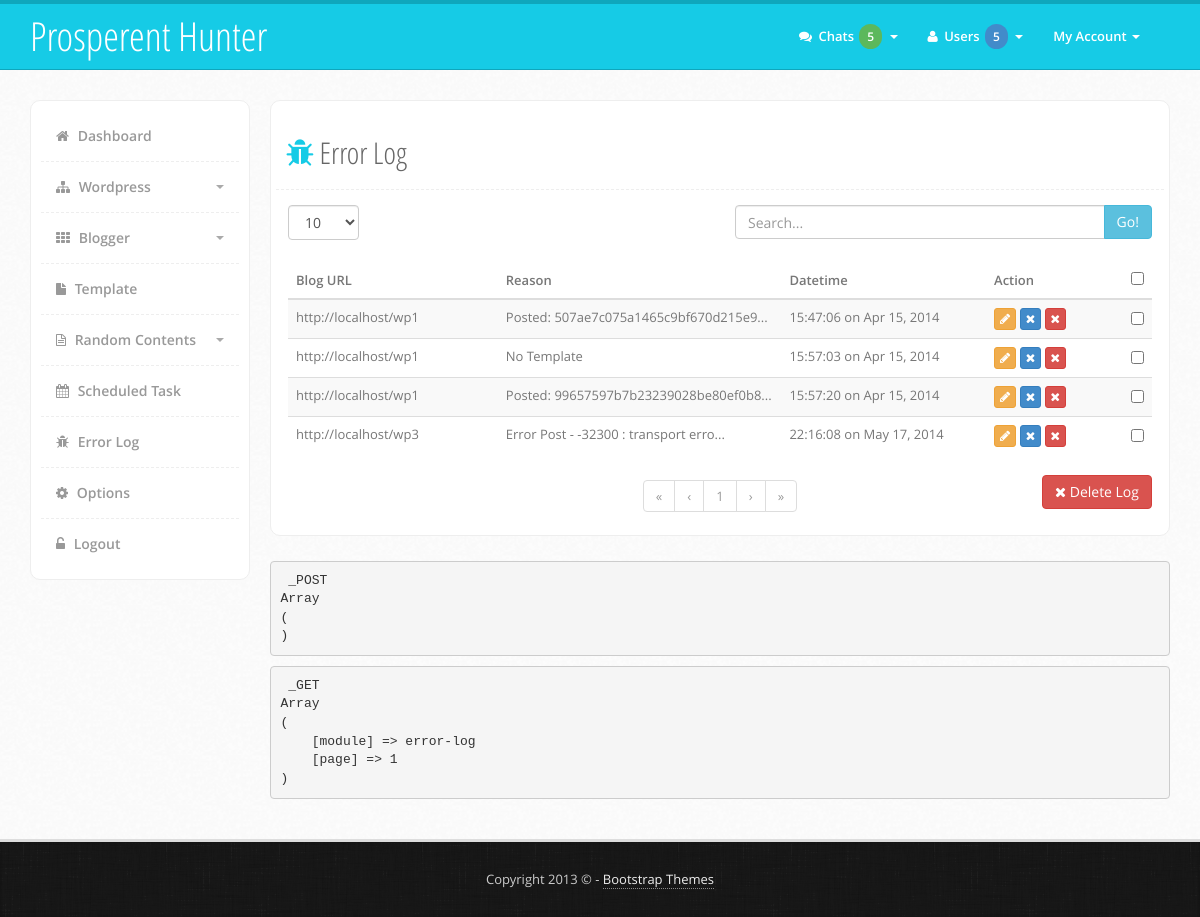
/?module=error-log (signed in), run on the app's committed database.
### tables this page shows
CREATE TABLE IF NOT EXISTS `error_log` (
  `ID` int(255) NOT NULL AUTO_INCREMENT,
  `type` varchar(10) NOT NULL,
  `blogId` int(255) NOT NULL,
  `blog_url` text NOT NULL,
  `reason` varchar(255) NOT NULL,
  `datetime` int(11) NOT NULL,
  PRIMARY KEY (`ID`)
);

### module.php (called while the page is built, shortened)
<?php
if (isset($_GET['module'])) {
    $module['module'] = $_GET['module'];
    if ($module['module'] == 'error-log') {
        $module['file'] = 'module/error-log/error-log.php';
        $module['title'] = 'Error Log';
    }
} else {
    $module['module'] = 'dashboard';
    $module['file'] = 'dashboard.php';
    $module['title'] = 'Dashboard';
}
?>

### module/error-log/error-log.php (the view, shortened to what this page needs)
<?php
if (isset($_GET['length'])) {
    $limit = $_GET['length'];
} else {
    $limit = '10';
}
$page = (int)$_GET['page'];
$eu = (($page - '1') * $limit);
$queryError = "SELECT * FROM error_log";
if (isset($_GET['search'])) {
    $search = slashes($_GET['search']);
    $queryError .= " WHERE blog_url LIKE '%" . $search . "%'";
} else {
    $search = NULL;
}
$resultTotal = $mysqli->query($queryError)->num_rows OR trigger_error($mysqli->error . "[$queryError]");
$queryData = $queryError . " LIMIT $eu, $limit";
$resultError = $mysqli->query($queryData) OR trigger_error($mysqli->error . "[$queryData]");
?>
                            <div class="content-box">
                                <div class="content-head">
                                    <h2><i class="fa fa-bug color"></i> <?php echo $module['title']; ?></h2>
                                </div>
                                <div class="content-body">
                                    <form name ="tool-form" action="" method="GET">
                                        <div class="row">
                                            <div class="col-md-6 form-group">
                                                <label>
                                                    <select name="length" class="form-control" size="1" onchange="this.form.submit()">
                                                        <option value="10" <?php echo ($limit == '10') ? "selected" : "" ?>>10</option>
                                                    </select>
                                                </label>
                                            </div>
                                            <div class="col-md-6 input-group">
                                                <div class="input-group">
                                                    <input type="text" name="search" class="form-control" placeholder="Search..." value="<?php echo $search; ?>">
                                                    <span class="input-group-btn"><button type="submit" class="btn default">Go!</button></span>
                                                </div>
                                            </div>
                                        </div>
                                    </form>
                                    <form name="wordpress-form" action="" method="POST">
                                        <table class="table table-striped table-hover">
                                            <thead>
                                                <tr>
                                                    <th class="col-md-3">Blog URL</th>
                                                    <th class="col-md-4">Reason</th>
                                                    <th class="col-md-3">Datetime</th>
                                                    <th class="col-md-2">Action</th>
                                                    <th class="col-md-1 text-center"><input type="checkbox" name="select-all" class="select-all" data-checkbox-name="delete-item[]" /></th>
                                                </tr>
                                            </thead>
                                            <tbody>
                                                <?php while ($errorRow = $resultError->fetch_array(MYSQLI_ASSOC)) { ?>
                                                <tr>
                                                    <td><?php echo shortString($errorRow['blog_url'],'25'); ?></td>
                                                    <td><?php echo shortString($errorRow['reason'], '36'); ?></td>
                                                    <td><?php echo strftime("%H:%M:%S on %b %d, %Y", $errorRow['datetime']); ?></td>
                                                    <td>
                                                        <a href="?module=wordpress&m-option=edit-wordpress&id=<?php echo $errorRow['blogId']; ?>" class="btn btn-xs yellow"><i class="fa fa-pencil" data-toggle="tooltip" title="Edit"></i></a>
                                                        <a href="#delete-blog" class="btn btn-xs blue deleteBlog" data-toggle="modal" data-id="<?php echo $errorRow['blogId'] . ', ' . $errorRow['type']; ?>"><i class="fa fa-times" data-toggle="tooltip" title="Dalete Blog"></i></a>
                                                        <a href="#delete-log" class="btn btn-xs red deleteLog" data-toggle="modal" data-id="<?php echo $errorRow['ID']; ?>"><i class="fa fa-times" data-toggle="tooltip" title="Delete Log"></i></a>
                                                    </td>
                                                    <td class="text-center"><input type="checkbox" name="delete-item[]" value="<?php echo $errorRow['ID']; ?>" /></td>
                                                </tr>
                                                <?php } ?>
                                            </tbody>
                                        </table>
                                    </form>
                                    <div class="row">
                                        <div class="col-md-3 text-left">
                                        </div>
                                        <div class="col-md-6">
                                            <div class="text-center">
                                                <ul class="pagination">
                                                    <?php echo pagination($resultTotal, $page, $limit, 'page'); ?>
                                                </ul>
                                            </div>
                                        </div>
                                        <div class="col-md-3 text-right">
                                            <a href="#delete-log" class="btn red" data-toggle="modal"><i class="fa fa-times"></i> Delete Log</a>
                                        </div>
                                    </div>
                                </div>
                            </div>

### functions.php (shortened to what this page needs)
<?php
function shortString($string, $limit) {
    if (strlen($string) > ($limit + '3')) {
        $string = substr($string, '0' ,$limit) . '...';
        echo $string;
    } else {
        echo $string;;
    }
}
function pagination($total, $page, $shown, $url) {
    $pages = ceil($total / $shown);
    $range_start = ($page - '2') <= '0' || ($pages - '4') <= '0' ? '1' : (($page + '2') >= $pages ? $pages - '4' : $page - '2');
    $range_end = $pages <= '5' ? $pages : (($page + '2') >= $pages ? $pages : $range_start + '4');
    if ($page > '1') {
        $r[] = '<li><a href="' . url($url, ($page / $page)) . '">&laquo;</a></li>';
        $r[] = '<li><a href="' . url($url, ($page - '1')) . '">&lsaquo;</a></li>';
    } else {
        $r[] = '<li class="disabled"><a href="javascript:;">&laquo;</a></li>';
        $r[] = '<li class="disabled"><a href="javascript:;">&lsaquo;</a></li>';
    }
    if ($range_end > '1') {
        foreach(range($range_start, $range_end) as $key => $value) {
            if ($value == $page) {
                $r[] = '<li class="active"><a href="javascript:;">' . $value . '</a></li>';
            } else {
                $r[] = '<li><a href="' . url($url, $value)  . '">' . $value . '</a></li>';
            }
        }
    } else {
        $r[] = '<li class="disabled"><a href="javascript:;">' . $page . '</a></li>';
    }
    if ($page < $pages) {
        $r[] = '<li><a href="' . url($url, ($page + '1')) . '">&rsaquo;</a></li>';
        $r[] = '<li><a href="' . url($url, $pages) . '">&raquo;</a></li>';
    } else {
        $r[] = '<li class="disabled"><a href="javascript:;">&rsaquo;</a></li>';
        $r[] = '<li class="disabled"><a href="javascript:;">&raquo;</a></li>';
    }
    return ((isset($r)) ? implode("\r\n", $r) : '');
}
?>

### assets/css/style.css (style rules this page uses)
body { font-family: 'Open Sans', sans-serif; color: #444; font-size: 13px; line-height: 25px; -webkit-font-smoothing: antialiased; background: #fafafa url('../img/main-back.png') repeat; }
h1,h2,h3,h4 { font-family: 'Open Sans Condensed', sans-serif; }
.color { color: #16cbe6; }
.pagination { margin: 5px 0px; }
.content-box { background: #fff; padding: 5px; border-radius: 10px; border-left: 1px solid #eee; border-top: 1px solid #eee; border-bottom: 1px solid #eee; border-right: 1px solid #eee; }
.content-box .content-head { margin: 0px; font-family: "Open Sans", sans-serif; font-size: 15px; line-height: 25px; color: #666; padding: 10px; margin-bottom: 10px; padding-bottom: 10px; border-bottom: 1px dashed #eee; }
.content-box .content-body { padding: 5px 12px; color: #777; }
.default { color: #ffffff; background-color: #5bc0de; border-color: #46b8da; }
.red { color: #ffffff; background-color: #d9534f; border-color: #d43f3a; }
.blue { color: #ffffff; background-color: #428bca; border-color: #357ebd; }
.yellow { color: #ffffff; background-color: #f0ad4e; border-color: #eea236; }

### data on the page
error_log: blog_url "http://localhost/wp1", reason "Posted: 507ae7c075a1465c9bf670d215e9...", datetime "15:47:06 on Apr 15, 2014"
error_log: blog_url "http://localhost/wp1 No Template", datetime "15:57:03 on Apr 15, 2014"
error_log: blog_url "http://localhost/wp1", reason "Posted: 99657597b7b23239028be80ef0b8...", datetime "15:57:20 on Apr 15, 2014"
error_log: blog_url "http://localhost/wp3", reason "Error Post - -32300 : transport erro...", datetime "22:16:08 on May 17, 2014"

### other printed values
$module['title'] "Error Log"
$page "1"
